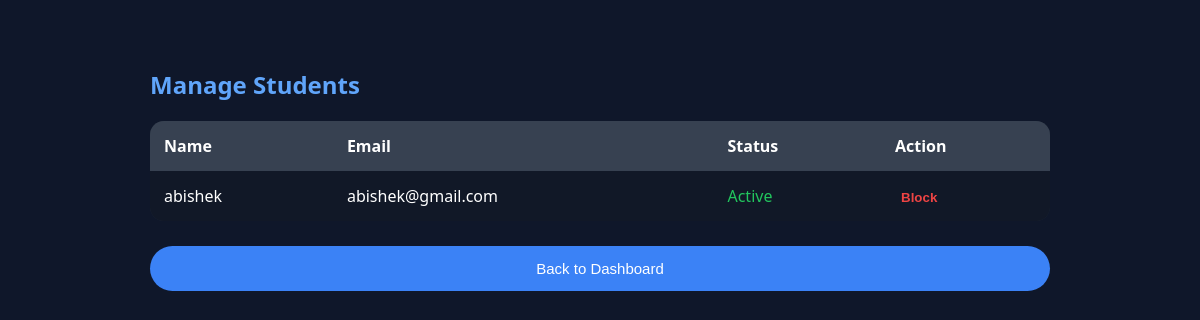
Page /admin/manage-students (signed in) on the earlier database version.
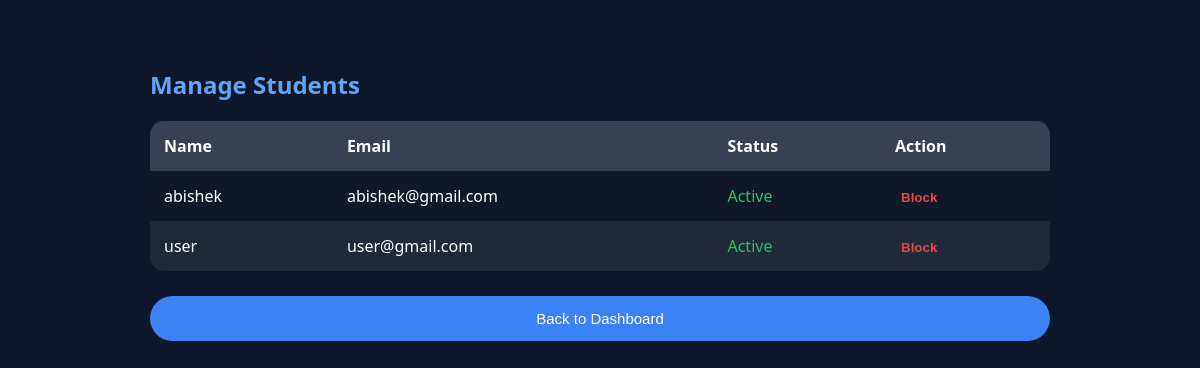
Same page on the later database version.
### controller/models.py (models this page shows)
class Student(db.Model):
    __tablename__ = 'student'
    student_id = db.Column(db.Integer, primary_key=True)
    user_id = db.Column(db.Integer, db.ForeignKey('user.user_id'), nullable=False)
    flag = db.Column(db.Boolean, default=False)

class User(db.Model):
    __tablename__ = 'user'
    user_id = db.Column(db.Integer, primary_key=True, autoincrement=True)
    username = db.Column(db.String(80), unique=True, nullable=False)
    email = db.Column(db.String(120), unique=True, nullable=False)
    password_hash = db.Column(db.String(128), nullable=False)
    profile_pic = db.Column(db.String(255), default='default.png')   # ✅ ADD THIS
    roles = db.relationship('Role', secondary = 'user_role', backref = db.backref('users', lazy = True, uselist = False))
    student_details = db.relationship('Student', backref = 'user', lazy = True, uselist = False)
    staff_details = db.relationship('Staff', backref = 'user', lazy = True, uselist = False)

### main.py (the view)
@app.route('/admin/manage-students')
def admin_manage_students():
    if 'user_id' not in session or session.get('role') != 'admin':
        return redirect(url_for('login'))
    student_list = db.session.query(Student, User).join(
        User, User.user_id == Student.user_id
    ).all()
    return render_template('admin_manage_students.html', student_list=student_list)

### templates/admin_manage_students.html (shortened to what this page needs)
<!DOCTYPE html>
<html>
<head>
</head>
<body>
<div class="container">
<h2>Manage Students</h2>
<table>
<tr>
    <th>Name</th>
    <th>Email</th>
    <th>Status</th>
    <th>Action</th>
</tr>
{% for student, user in student_list %}
<tr>
    <td>{{ user.username }}</td>
    <td>{{ user.email }}</td>
    <td>
        {% if student.flag %}
            <span class="blocked">Blocked</span>
        {% else %}
            <span class="active">Active</span>
        {% endif %}
    </td>
    <td>
        {% if student.flag %}
            <button class="btn unblock"
                onclick="location.href='/admin/unblock-student/{{ student.student_id }}'">
                Unblock
            </button>
        {% else %}
            <button class="btn block"
                onclick="location.href='/admin/block-student/{{ student.student_id }}'">
                Block
            </button>
        {% endif %}
    </td>
</tr>
{% endfor %}
</table>
<button class="back-btn" onclick="location.href='/admin-dashboard'">
    Back to Dashboard
</button>
</div>
</body>
</html>

Differences in the rows shown:
added Student: username "user", email "user@gmail.com", flag "Active"
